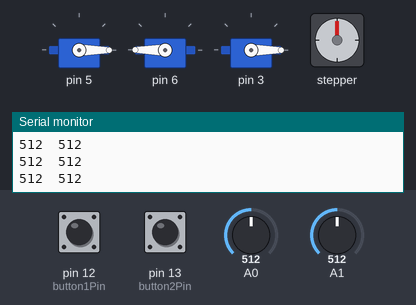
Bench run of a sketch on a simulated Arduino Uno, built with avr-gcc and run on an emulated ATmega328P. On the bench: 3 × servo, stepper motor, the last lines printed to the serial monitor. The test bench sets the inputs (shaded band); at power-on: A1 = 512, pin 12 (button1Pin) HIGH, A0 = 512, pin 13 (button2Pin) HIGH. Stepper angles assume 2048 steps per turn.

Above: at 1.2 s.
1.3 s: A1 set to 986
4.3 s: A1 set to 1009
At 6.9 s:
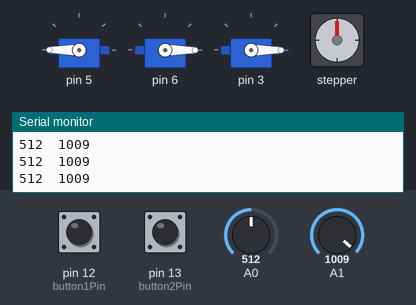
7.3 s: pin 12 (button1Pin) pulled LOW for 1 s
At 9.2 s:
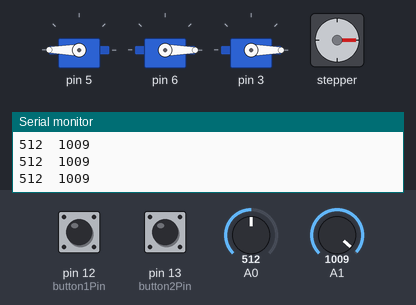
9.8 s: A0 set to 985
11.3 s: A0 set to 1015
At 12.0 s:
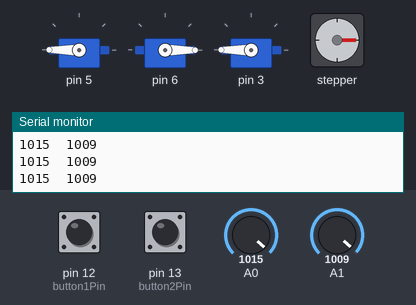
12.9 s: pin 13 (button2Pin) pulled LOW for 3.2 s
At 16.9 s:
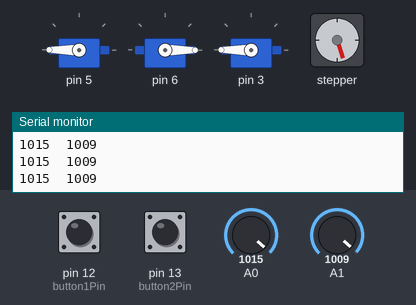
Timing chart, 0 to 18.4 s (numbered marks = the images above; inputs shaded):
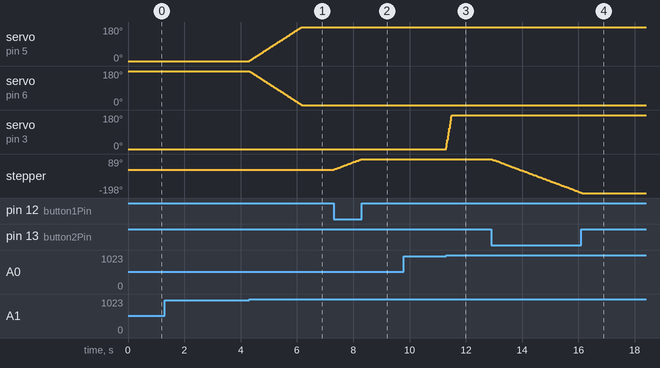

Measured:
- the behaviour switches between 1000 and 1001 on A1 (found by bisection; images 0 and 1)
- the behaviour switches between 1000 and 1001 on A0 (found by bisection; images 2 and 3)
- after the input at 4.3 s, servo on pin 5: moves from 0° to 180° over 1.9 s, starting at once; servo on pin 6: moves from 180° to 0° over 1.9 s, starting at once
- after the input at 7.3 s, stepper: turns 89° clockwise in 0.99 s, starting at once
- after the input at 11.3 s, servo on pin 3: moves from 0° to 180° over 0.19 s, starting at once
- after the input at 12.9 s, stepper: turns 287° counter-clockwise in 3.2 s, starting at once

The sketch:

ProyectoBrazo.ino
```cpp
#include "servos.h"
#include "joystick.h"
#include <Stepper.h>

int stepIN1Pin = 8;
int stepIN2Pin = 9;
int stepIN3Pin = 10;
int stepIN4Pin = 11;
int stepsPerRevolution = 2048;
const int button1Pin = 12;
const int button2Pin = 13;
Stepper myStepper(stepsPerRevolution, stepIN1Pin, stepIN3Pin, stepIN2Pin, stepIN4Pin);
servos base, bajad_iz, bajad_de, mano;

joystick jyy;

void setup() {
  //servos_ini(int pin, int posixion_inicial, int escalar,int limite_menor,int limite_mayor){
  bajad_iz.servos_ini(5, 0, 1,0,180);;
  bajad_de.servos_ini(6, 180, 1,0,180);;
  jyy._ini(A0,A1);
  base.servos_ini(3, 0, 10,0,180);
  pinMode(button1Pin, INPUT);
  pinMode(button2Pin, INPUT);
  myStepper.setSpeed(15);
  Serial.begin(9600);


}

void loop() {
  //inicio de todos
  base.mostrar();
  bajad_de.mostrar();
  bajad_iz.mostrar();
  SteppMotor();

  //este es para movimiento de la base
  if(jyy.X_VR()>1000) base.servo_ma();
  if(jyy.X_VR()<100)  base.servo_me();

  //para bajada
  if(jyy.Y_VR()>1000){
    bajad_iz.servo_ma();
    bajad_de.servo_me();
  }
  if(jyy.Y_VR()<100){
    bajad_de.servo_ma();
    bajad_iz.servo_me();
  }

  //mano


  Serial.print(jyy.valuex());
  Serial.print("\t");
  Serial.println(jyy.valuey());

}

void SteppMotor(){
  int button1State, button2State;

  button1State = digitalRead(button1Pin);
  button2State = digitalRead(button2Pin);

  if (((button1State == LOW) && !(button2State == LOW)))
    myStepper.step(stepsPerRevolution/20);
  if (((button2State == LOW) && !(button1State == LOW)))
    myStepper.step(-stepsPerRevolution/20);
}
```

joystick.h
```cpp
class joystick{
 private:
    int pin_joyY;
    int pin_joyX;
    int pin_joyZ;
    int valorY;
    int valorX;
    int valorZ;

 public:
   void _ini(int pin_x, int pin_y, int pin_z){
      pin_joyZ=pin_z;
      pin_joyX=pin_x;
      pin_joyY=pin_y;

    }
    void _ini(int pin_x, int pin_y){
      pin_joyY=pin_y;
      pin_joyX=pin_x;
    }
    int X_VR(){
      valorX = analogRead(pin_joyX);
      return valorX;
    }
    int Y_VR(){
      valorY = analogRead(pin_joyY);
      return valorY;
    }
    int Z_VR(){
      valorZ = analogRead(pin_joyZ);
      return valorZ;
    }
    void leer(){
      valorY = analogRead(pin_joyY);
      valorX = analogRead(pin_joyX);
    }
    void leerz(){
      valorY = analogRead(pin_joyY);
      valorX = analogRead(pin_joyX);
      valorZ = analogRead(pin_joyZ);
    }
    int valuex(){
      return valorX;
    }
    int valuey(){
      return valorY;
    }
    int valuez(){
      return valorZ;
    }

};
```

servos.h
```cpp
#include <Servo.h>

class servos {
 private:
    int pin_b;
    int pos_b;
    int esc_b;
    int temp;
    int lim_me;
    int lim_ma;

    Servo servo_b;
 public:
   void servos_ini(int pin_bb, int posixion, int escalar,int limite_menor,int limite_mayor){
      if(limite_menor>posixion) posixion=limite_menor;
      if(limite_mayor<posixion) posixion=limite_mayor;
      temp=posixion;
      lim_me=limite_menor;
      lim_ma=limite_mayor;
      pin_b = pin_bb;
      pos_b = posixion;
      esc_b = escalar;
      servo_b.attach(pin_b);
    }
    void servo_ma(){
        temp+=esc_b;
        if(temp<=lim_ma){
          pos_b+=esc_b;
        }else{
          temp=pos_b;
        }
        servo_b.write(pos_b);
    }
    void servo_me(){
        temp-=esc_b;
        if(temp>=lim_me){
          pos_b-=esc_b;
        }else{
          temp=pos_b;
        }
        servo_b.write(pos_b);
    }
    void mostrar(){
      servo_b.write(pos_b);
    }
};
```
